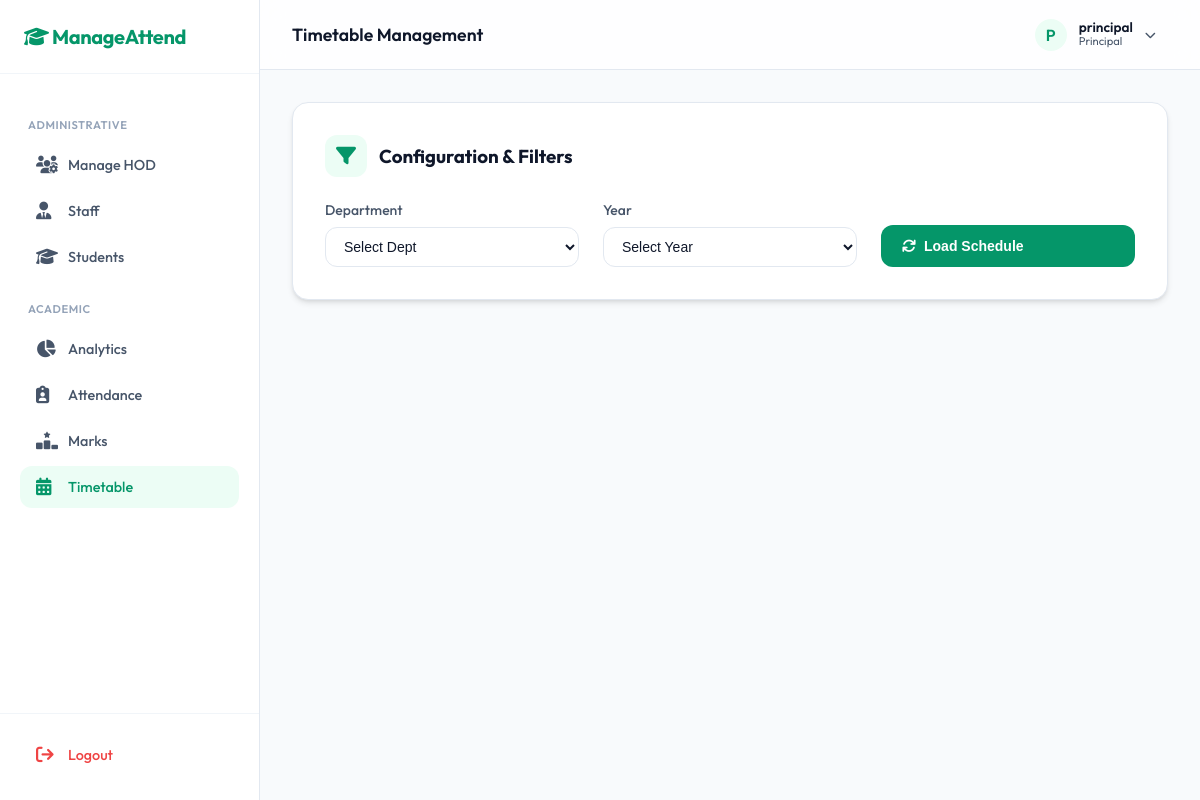
Screenshot of /timetable_admin (signed in) with the database file from the repository.
### models.py (models this page shows, shortened)
class User(db.Model, UserMixin):
    __tablename__ = 'users'
    id = db.Column(db.Integer, primary_key=True)
    username = db.Column(db.String(80), unique=True, nullable=False)
    password_hash = db.Column(db.String(256), nullable=False)
    role = db.Column(db.String(20), nullable=False) # 'principal', 'hod', 'staff', 'student'
    department = db.Column(db.String(80), nullable=True)
    year = db.Column(db.Integer, nullable=True)
    name = db.Column(db.String(120), nullable=True)
    phone = db.Column(db.String(20), nullable=True)
    email = db.Column(db.String(120), nullable=True)
    gender = db.Column(db.String(20), nullable=True)
    student_id = db.Column(db.Integer, db.ForeignKey('students.id'), nullable=True)
    student = db.relationship('Student', backref='user_account', uselist=False, cascade='all, delete')

### app.py (the view, shortened to what this page needs)
@app.route('/timetable_admin', methods=['GET', 'POST'])
@login_required
def timetable_admin():
    if current_user.role not in ['principal', 'hod']:
        return redirect(url_for('index'))
    if request.method == 'POST' and current_user.role == 'principal':
        flash('Principals only have view access to the timetable.', 'warning')
        return redirect(url_for('timetable_admin'))
    if current_user.role == 'hod':
        departments = [current_user.department]
        years = [y[0] for y in Student.query.with_entities(Student.year).filter_by(department=current_user.department).distinct().order_by(Student.year).all() if y[0]]
    else:
        departments = [d[0] for d in Student.query.with_entities(Student.department).distinct().all() if d[0]]
        years = [y[0] for y in Student.query.with_entities(Student.year).distinct().order_by(Student.year).all() if y[0]]
    if not departments: departments = ['CSE', 'IT', 'ECE', 'MECH']
    if not years: years = [1, 2, 3, 4]
    selected_dept = request.args.get('dept') or request.form.get('target_dept')
    if current_user.role in ['hod', 'staff'] and current_user.department:
        selected_dept = current_user.department
    selected_year_str = request.args.get('year') or request.form.get('year') or request.form.get('target_year')
    selected_year = int(selected_year_str) if selected_year_str and selected_year_str.isdigit() else None
    from models import TimetableConfig
    config = None
    if selected_dept and selected_year:
        config = TimetableConfig.query.filter_by(department=selected_dept, year=selected_year).first()
        if not config:
            config = TimetableConfig(department=selected_dept, year=selected_year)
            db.session.add(config)
            db.session.commit()
    return render_template('timetable_admin.html', config=config, departments=departments, years=years, selected_dept=selected_dept, selected_year=selected_year)

### app.py (called while the page is built)
@login_manager.user_loader
def load_user(user_id):
    return User.query.get(int(user_id))

### templates/timetable_admin.html (shortened to what this page needs)
{% extends 'base.html' %}
{% block page_title %}Timetable Management{% endblock %}
{% block content %}
<div class="glass-panel" style="margin-bottom: 2rem;">
    <div style="display: flex; align-items: center; gap: 0.75rem; margin-bottom: 1.5rem;">
        <div class="stat-icon" style="margin-bottom: 0;"><i class="fa-solid fa-filter"></i></div>
        <h3 style="margin: 0;">Configuration & Filters</h3>
    </div>
    <form method="GET" action="{{ url_for('timetable_admin') }}" class="grid grid-cols-3" style="align-items: end;">
        <div class="form-group" style="margin-bottom: 0;">
            <label>Department</label>
            {% if current_user.department %}
                <input type="text" class="form-control" value="{{ current_user.department }}" readonly>
                <input type="hidden" name="dept" value="{{ current_user.department }}">
            {% else %}
                <select name="dept" class="form-control" required>
                    <option value="">Select Dept</option>
                </select>
            {% endif %}
        </div>
        <div class="form-group" style="margin-bottom: 0;">
            <label>Year</label>
            <select name="year" class="form-control" required>
                <option value="">Select Year</option>
            </select>
        </div>
        <div class="form-group" style="margin-bottom: 0;">
            <button type="submit" class="btn btn-primary" style="width: 100%;">
                <i class="fa-solid fa-arrows-rotate"></i> Load Schedule
            </button>
        </div>
    </form>
</div>
{% endblock %}

### templates/base.html (shortened to what this page needs)
<!DOCTYPE html>
<html lang="en">
<head>
    <link rel="stylesheet" href="{{ url_for('static', filename='css/style.css') }}">
    <link rel="stylesheet" href="https://cdnjs.cloudflare.com/ajax/libs/font-awesome/6.4.0/css/all.min.css">
</head>
<body>
<div class="app-container">
    {% if current_user.is_authenticated %}
    <aside class="sidebar" id="sidebar">
        <div class="sidebar-header">
            <a href="{{ url_for('index') }}" class="sidebar-brand">
                <i class="fa-solid fa-graduation-cap"></i> ManageAttend
            </a>
        </div>
        <nav class="sidebar-nav">
            {% if current_user.role == 'principal' %}
                <div class="nav-group-label">Administrative</div>
                <a href="{{ url_for('manage_hod') }}" class="nav-item"><i class="fa-solid fa-users-gear"></i> Manage HOD</a>
                <a href="{{ url_for('manage_staff') }}" class="nav-item"><i class="fa-solid fa-user-tie"></i> Staff</a>
                <a href="{{ url_for('manage_students') }}" class="nav-item"><i class="fa-solid fa-graduation-cap"></i> Students</a>
                <div class="nav-group-label">Academic</div>
                <a href="{{ url_for('analytics') }}" class="nav-item"><i class="fa-solid fa-chart-pie"></i> Analytics</a>
                <a href="{{ url_for('admin_dashboard') }}" class="nav-item"><i class="fa-solid fa-clipboard-user"></i> Attendance</a>
                <a href="{{ url_for('manage_marks') }}" class="nav-item"><i class="fa-solid fa-ranking-star"></i> Marks</a>
                <a href="{{ url_for('timetable_admin') }}" class="nav-item"><i class="fa-solid fa-calendar-days"></i> Timetable</a>
            {% endif %}
        </nav>
        <div class="sidebar-footer">
            <a href="{{ url_for('logout') }}" class="nav-item" style="color: var(--danger);">
                <i class="fa-solid fa-arrow-right-from-bracket"></i> Logout
            </a>
        </div>
    </aside>
    {% endif %}
    <main class="main-content {% if not current_user.is_authenticated %}full-width{% endif %}">
        {% if current_user.is_authenticated %}
        <header class="top-header">
            <div style="display: flex; align-items: center; gap: 1rem;">
                <div class="page-title">
                    {% block page_title %}Dashboard{% endblock %}
                </div>
            </div>
            <div class="header-actions">
                <div class="user-profile-summary" onclick="{% if current_user.role in ['principal', 'hod', 'staff'] %}openProfileModal(){% endif %}">
                    <div class="user-avatar">
                        {{ current_user.username[0].upper() }}
                    </div>
                    <div class="user-info">
                        <div class="user-name">{{ current_user.username }}</div>
                        <div class="user-role">{{ current_user.role.replace('_', ' ') }}</div>
                    </div>
                    {% if current_user.role in ['principal', 'hod', 'staff'] %}
                    <i class="fa-solid fa-chevron-down" style="font-size: 0.7rem; color: var(--text-secondary);"></i>
                    {% endif %}
                </div>
            </div>
        </header>
        {% endif %}
        <div class="container">
            {% block content %}{% endblock %}
        </div>
    </main>
</div>
</body>
</html>

### rows the page displays
User: username "P", username "principal", role.replace "Principal"
